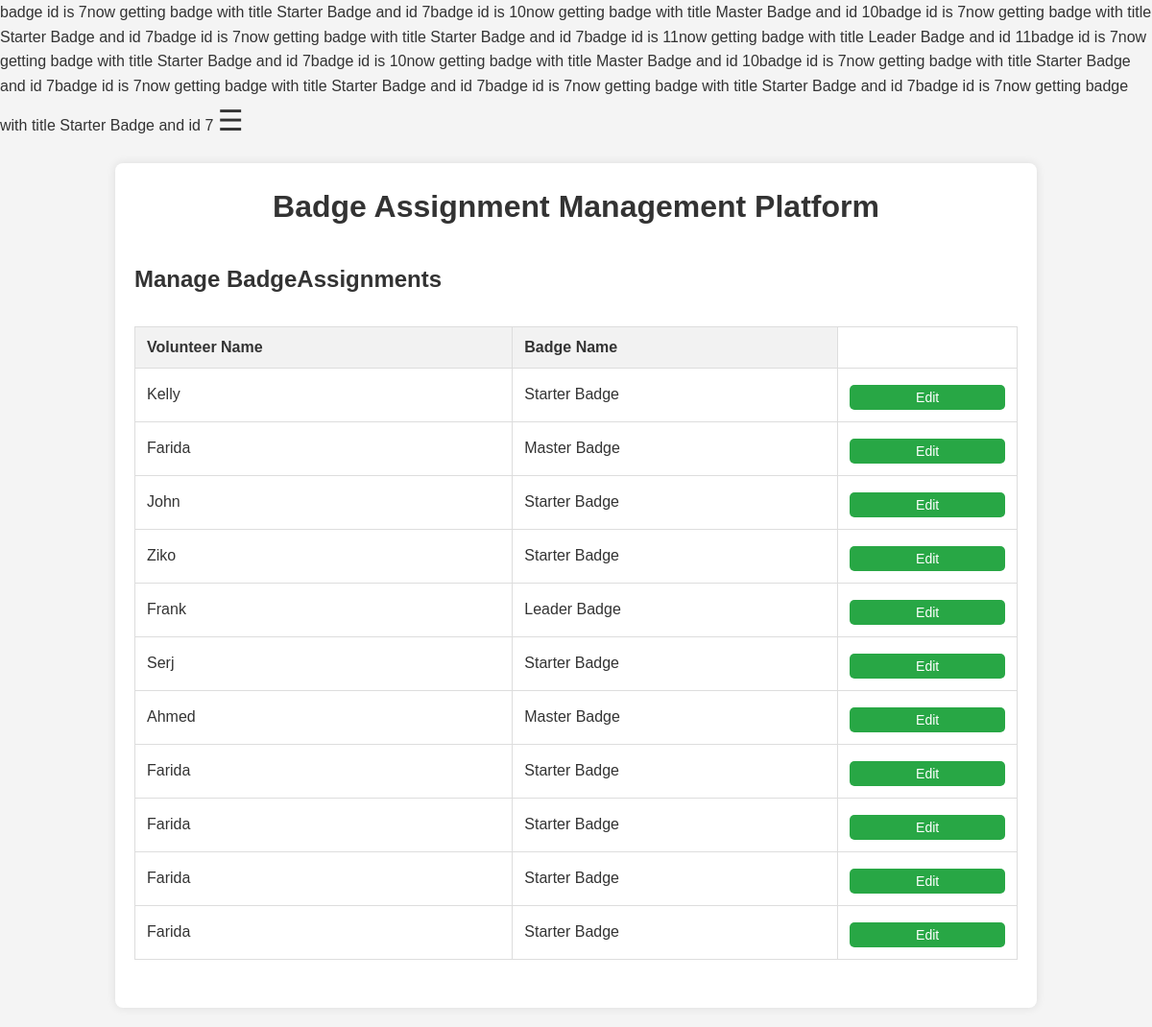
The app's page /Views/BadgeAssignmentPanel.php with its own data.
### tables this page shows
CREATE TABLE `volunteer` (
  `VolunteerID` int NOT NULL AUTO_INCREMENT,
  `FirstName` varchar(50) NOT NULL,
  `LastName` varchar(50) NOT NULL,
  `Email` varchar(100) NOT NULL,
  `PhoneNumber` varchar(15) DEFAULT NULL,
  `DateOfBirth` date DEFAULT NULL,
  `USER_NAME` varchar(50) NOT NULL,
  `PASSWORD_HASH` varchar(100) NOT NULL,
  `LAST_LOGIN` date DEFAULT NULL,
  `ACCOUNT_CREATION_DATE` date DEFAULT NULL,
  `hours_contributed` int DEFAULT NULL,
  `NumberOfEventsAttended` int DEFAULT NULL,
  `VolunteerBadgeID` int DEFAULT NULL,
  `UserID` int DEFAULT NULL,
  `ImageUrl` varchar(255) DEFAULT NULL,
  PRIMARY KEY (`VolunteerID`),
  UNIQUE KEY `Email` (`Email`),
  KEY `VolunteerBadgeID` (`VolunteerBadgeID`),
  KEY `UserID` (`UserID`),
  CONSTRAINT `volunteer_ibfk_1` FOREIGN KEY (`VolunteerBadgeID`) REFERENCES `volunteerbadge` (`badge_id`),
  CONSTRAINT `volunteer_ibfk_2` FOREIGN KEY (`UserID`) REFERENCES `user` (`UserID`)
);

CREATE TABLE `volunteerbadge` (
  `badge_id` int NOT NULL AUTO_INCREMENT,
  `score` int NOT NULL,
  `title` varchar(100) NOT NULL,
  PRIMARY KEY (`badge_id`)
);

CREATE TABLE `user` (
  `UserID` int NOT NULL AUTO_INCREMENT,
  `FirstName` varchar(50) NOT NULL,
  `LastName` varchar(50) NOT NULL,
  `Email` varchar(100) NOT NULL,
  `PhoneNumber` varchar(15) DEFAULT NULL,
  `DateOfBirth` date DEFAULT NULL,
  `USER_NAME` varchar(50) NOT NULL,
  `PASSWORD_HASH` varchar(100) NOT NULL,
  `LAST_LOGIN` date DEFAULT NULL,
  `ACCOUNT_CREATION_DATE` date DEFAULT NULL,
  `UserTypeID` int DEFAULT NULL,
  PRIMARY KEY (`UserID`),
  UNIQUE KEY `Email` (`Email`),
  KEY `UserTypeID` (`UserTypeID`),
  CONSTRAINT `user_ibfk_1` FOREIGN KEY (`UserTypeID`) REFERENCES `usertype` (`UserTypeID`)
);

### Models/Database.php (called while the page is built, shortened)
<?php
class Database {
    protected $conn;
    private static $instance;
    public function __construct() {
        $this->conn = new mysqli('localhost', 'root', 'Deda2782002!', 'VolunteerManagementSystem');
    }
    public static function getInstance() {
        if (!self::$instance) {
            self::$instance = new Database();
        }
        return self::$instance;
    }
    public function getConnection() {
        return $this->conn;
    }
}
?>

### Controllers/VolunteerController.php (called while the page is built, shortened)
<?php
require_once '../Models/VolunteerModel.php';
class VolunteerController {
    public function get_all_Volunteers() {
        return Volunteer::getAllVolunteers();
    }
    public function getBadgeIdByName($badge_name) {
        return VolunteerBadge::getBadgeIdByName($badge_name);
    }
}
?>

### Models/UserModel.php (called while the page is built, shortened)
<?php
require_once 'Database.php';
require_once 'volunteerModel.php';
class User {
    private $conn;
    public $UserID;
    public function __construct($id = null) {
        $this->conn = Database::getInstance()->getConnection();
        $this->table_name = "User";
        if ($this->conn && !empty($id)) {
            $query = "SELECT * FROM " . $this->table_name . " WHERE UserID = ? LIMIT 1";
            $stmt = $this->conn->prepare($query);
            $stmt->bind_param("i", $id);
            $stmt->execute();
            $result = $stmt->get_result();
            if ($row = $result->fetch_assoc()) {
                $this->UserID = $row['UserID'];
                $this->UserType = $this->getUserType();
                $this->Privileges = $this->getPrivileges();
            } else {
                echo "User not found.";
                return;
            }
        }
    }
    public function getUserType() {
        $query = "SELECT UserTypeID FROM User WHERE UserID = ?";
        $stmt = $this->conn->prepare($query);
        $stmt->bind_param("i", $this->UserID);
        $stmt->execute();
        $result = $stmt->get_result();
        if ($row = $result->fetch_assoc()) {
            $UserTypeID = $row['UserTypeID'];
            $query = "SELECT UserType FROM UserType WHERE UserTypeID = ?";
            $stmt = $this->conn->prepare($query);
            $stmt->bind_param("i", $UserTypeID);
            $stmt->execute();
            $result = $stmt->get_result();
            if ($row = $result->fetch_assoc()) {
                return $row['UserType'];
            }
        }
        return null;
    }
    public function getPrivileges() {
        $query = "SELECT p.* FROM Privilege p
                  JOIN User_Privilege up ON p.PrivilegeID = up.USER_PrivilegeID
                  WHERE up.User_ID = ?";
        $stmt = $this->conn->prepare($query);
        $stmt->bind_param("i", $this->UserID);
        $stmt->execute();
        $result = $stmt->get_result();
        $privileges = [];
        while ($row = $result->fetch_assoc()) {
            $privilege = new Privilege();
            $privilege->PrivilegeID = $row['PrivilegeID'];
            $privilege->PrivilegeName = $row['PrivilegeName'];
            $privilege->Description = $row['Description'];
            $privilege->AccessLevel = $row['AccessLevel'];
            $privileges[] = $privilege;
        }
        return $privileges;
    }
}
?>

### Models/BadgeDecorator.php (called while the page is built, shortened)
<?php
abstract class VolunteerBadge
{
    public static function getBadgeIdByName($badge_name) {
        $conn = (Database::getInstance())->getConnection();
        $query = "SELECT badge_id FROM VolunteerBadge WHERE title = ?";
        $stmt = $conn->prepare($query);
        $stmt->bind_param('s', $badge_name);
        if ($stmt->execute()) {
            $result = $stmt->get_result();
            if ($result->num_rows > 0) {
                $row = $result->fetch_assoc();
                return $row['badge_id'];
            } else {
                return null;
            }
        } else {
            return null;
        }
    }
public static function get_all_badges() {
    $query = "SELECT * FROM VolunteerBadge";
    $conn = (Database::getInstance())->getConnection();
    $result = $conn->query($query);
    $badges = [];
    while ($row = $result->fetch_assoc()) {
        $badges[$row['badge_id']] = $row;
    }
    return $badges;
}
}
?>

### Controllers/BadgeController.php (called while the page is built, shortened)
<?php
require_once '../Models/BadgeDecorator.php';
class BadgeController {
    public function get_all_Badges() {
        return VolunteerBadge::get_all_badges();
    }
}
?>

### Views/BadgeAssignmentPanel.php (the view, shortened to what this page needs)
<?php
require_once '../Controllers/VolunteerController.php';
require_once '../Controllers/BadgeController.php';
$controller = new VolunteerController();
$volunteers = $controller->get_all_Volunteers();
$badgeController = new BadgeController();
$badges = $badgeController->get_all_Badges();
?>
<!DOCTYPE html>
<html lang="en">
<head>
    <link rel="stylesheet" href="./Style/style_control_panel.css">
</head>
<body>
<span class="open-btn" onclick="openNav()">&#9776;</span>
<div class="container">
    <h1>Badge Assignment Management Platform</h1>
    <h2>Manage BadgeAssignments</h2>
    <table class="crud-table">
        <thead>
            <tr>
                <th>Volunteer Name</th>
                <th>Badge Name</th>
            </tr>
        </thead>
        <tbody>
            <?php foreach ($volunteers as $volunteer) : ?>
                    <tr>
                        <td><?= $volunteer->FirstName; ?></td>
                        <td><?= $volunteer->badge->get_title(); ?></td>
                        <td>
                            <button class="button" onclick="openModal(<?=$controller->getBadgeIdByName($volunteer->badge->get_title()); ?>, '<?= $volunteer->badge->get_title(); ?>', '<?= $volunteer->FirstName; ?>','<?= $volunteer->VolunteerID; ?>')">Edit</button>
                        </td>
                    </tr>
            <?php endforeach; ?>
        </tbody>
    </table>
</div>
</body>
</html>

### Models/VolunteerModel.php (shortened to what this page needs)
<?php
require_once 'UserModel.php';
require_once 'BadgeDecorator.php';
class Volunteer extends User {
    public $VolunteerID;
    private $conn;
    public function __construct($id = null) {
        $this->table_name = "Volunteer";
        $this->conn = Database::getInstance()->getConnection();
        if (!$this->conn) {
            echo "Database connection error.";
            return;
        } else if (empty($id)) {
            return;
        } else {
            $sql = "SELECT * FROM $this->table_name WHERE VolunteerID = ?";
            $stmt = $this->conn->prepare($sql);
            $stmt->bind_param("i", $id);
            $stmt->execute();
            $result = $stmt->get_result();
            if ($row = $result->fetch_assoc()) {
                parent::__construct($row['UserID']);
                $this->VolunteerID = $row['VolunteerID'];
                $this->badge = $this->get_badge();
            } else {
                echo "No volunteer found with ID: $id";
            }
        }
    }
    public static function getAllVolunteers()
    {
        $sql = "SELECT * FROM Volunteer ORDER BY VolunteerID";
        $conn = Database::getInstance()->getConnection();
        $volunteerDataSet = $conn->query($sql);
        $i = 0;
        $Result = [];
        while ($row = mysqli_fetch_array($volunteerDataSet)) {
            $MyObj = new Volunteer($row["VolunteerID"]);
            $Result[$i] = $MyObj;
            $i++;
        }
        return $Result;
    }
    public function get_badge() {
        $query = "SELECT VolunteerBadgeID FROM volunteer WHERE VolunteerID = ? LIMIT 1";
        $stmt = $this->conn->prepare($query);
        $stmt->bind_param("i", $this->VolunteerID);
        $stmt->execute();
        $result = $stmt->get_result();
        $row = $result->fetch_assoc();
        $badge_id = $row['VolunteerBadgeID'] ?? null;
        echo "badge id is $badge_id";
        $query = "SELECT title FROM VolunteerBadge WHERE badge_id = ? LIMIT 1";
        $stmt = $this->conn->prepare($query);
        $stmt->bind_param("i", $badge_id);
        $stmt->execute();
        $result = $stmt->get_result();
        $row = $result->fetch_assoc();
        $badge_title = $row['title'];
        echo "now getting badge with title $badge_title and id $badge_id";
        return BadgeFactory::createBadge($badge_title, $badge_id);
    }
}
?>

### Views/Style/style_control_panel.css (style rules this page uses)
* { margin: 0; padding: 0; box-sizing: border-box; }
body { font-family: Arial, sans-serif; background-color: #f4f4f4; color: #333; line-height: 1.6; }
.container { width: 80%; margin: 20px auto; justify-content: center; padding: 20px; background-color: #fff; border-radius: 8px; box-shadow: 0 0 10px rgba(0, 0, 0, 0.1); }
h1 { text-align: center; margin-bottom: 20px; color: #333; }
h2 { margin-top: 30px; color: #333; }
input[type="submit"], button { width: 100%; padding: 10px; background-color: #007BFF; color: white; border: none; border-radius: 5px; cursor: pointer; font-size: 16px; transition: background-color 0.3s ease; }
table { width: 100%; border-collapse: collapse; margin-top: 30px; margin-bottom: 30px; }
table, th, td { border: 1px solid #ddd; }
th, td { padding: 12px; text-align: left; }
th { background-color: #f2f2f2; }
button { margin-top: 5px; padding: 5px 10px; background-color: #28a745; font-size: 14px; cursor: pointer; border-radius: 5px; border: none; }
.open-btn { font-size: 30px; cursor: pointer; color: #333; }

### records on screen
volunteer: VolunteerBadgeID "7", UserID.FirstName "Kelly", VolunteerBadgeID.title "Starter Badge"
volunteerbadge: title "Starter Badge Starter Badge Starter Badge Starter Badge Starter Badge Starter Badge Starter Badge Starter Badge"
volunteer: VolunteerBadgeID "10", UserID.FirstName "Farida", title "Master Badge"
volunteerbadge: title "Master Badge Master Badge"
volunteer: VolunteerBadgeID "7", UserID.FirstName "John", VolunteerBadgeID.title "Starter Badge"
volunteer: VolunteerBadgeID "7", UserID.FirstName "Ziko", VolunteerBadgeID.title "Starter Badge"
volunteer: VolunteerBadgeID "11", UserID.FirstName "Frank", title "Leader Badge"
volunteerbadge: title "Leader Badge"
volunteer: VolunteerBadgeID "7", UserID.FirstName "Serj", VolunteerBadgeID.title "Starter Badge"
volunteer: VolunteerBadgeID "10", UserID.FirstName "Ahmed", title "Master Badge"
volunteer: VolunteerBadgeID "7", UserID.FirstName "Farida", VolunteerBadgeID.title "Starter Badge"
volunteer: VolunteerBadgeID "7", UserID.FirstName "Farida", VolunteerBadgeID.title "Starter Badge"
volunteer: VolunteerBadgeID "7", UserID.FirstName "Farida", VolunteerBadgeID.title "Starter Badge"
volunteer: VolunteerBadgeID "7", UserID.FirstName "Farida", VolunteerBadgeID.title "Starter Badge"
